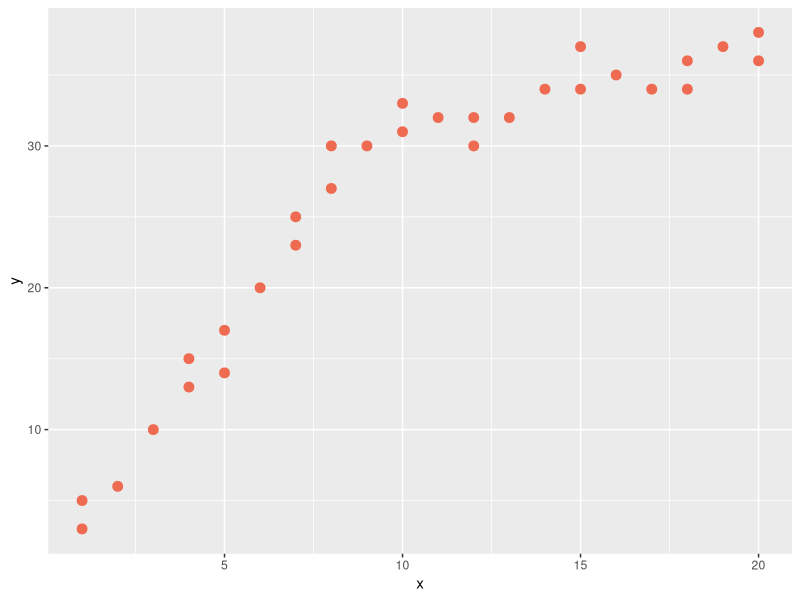

The R script that drew this image:
# A Chow test is used to test whether the coefficients in two
# different regression models on different datasets are equal.

# create the data
data <- data.frame(x = c(1, 1, 2, 3, 4, 4, 5, 5, 6, 7, 7, 8, 8, 9, 10, 10,
                         11, 12, 12, 13, 14, 15, 15, 16, 17, 18, 18, 19, 20, 20),
                   y = c(3, 5, 6, 10, 13, 15, 17, 14, 20, 23, 25, 27, 30, 30, 31,
                         33, 32, 32, 30, 32, 34, 34, 37, 35, 34, 36, 34, 37, 38, 36))

# view first six rows of data
head(data)

# visualize the data
# load ggplot2 visualization package
library("ggplot2")

# create scatterplot
ggplot(data, aes(x=x, y=y)) +
  geom_point(col="coral2", size=3)

# From the scatterplot we can see that the pattern in the data
# appears to change at x = 10. Thus, we can perform the Chow
# test to determine if there is a structural break point in
# the data at x = 10.

# perform the Chow Test
# install & load strucchange package
install.packages("strucchange")
library("strucchange")

# perfrm Chow test
sctest(data$y ~ data$x, type = "Chow", point = 10)
